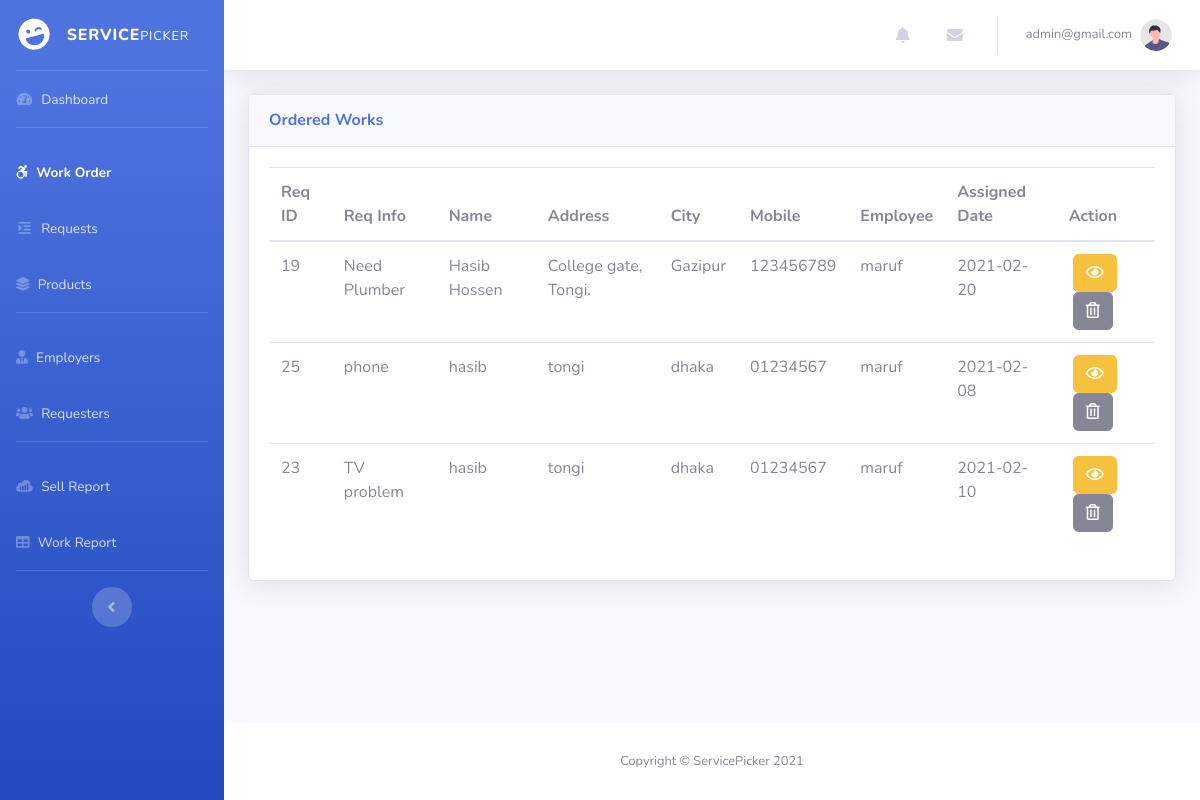
The app's page /adminpanel/work.php (signed in) with its own data.
### tables this page shows
CREATE TABLE `assignwork_tb` (
  `rno` int(11) NOT NULL,
  `request_id` int(11) NOT NULL,
  `request_info` varchar(60) NOT NULL,
  `request_desc` varchar(500) NOT NULL,
  `requester_name` varchar(60) NOT NULL,
  `requester_add1` varchar(60) NOT NULL,
  `requester_add2` varchar(60) NOT NULL,
  `requester_city` varchar(60) NOT NULL,
  `requester_state` varchar(60) NOT NULL,
  `requester_zip` varchar(60) NOT NULL,
  `requester_email` varchar(60) NOT NULL,
  `requester_mobile` varchar(60) NOT NULL,
  `assign_tech` varchar(60) NOT NULL,
  `assign_date` date NOT NULL
);

### adminpanel/work.php (the view, shortened to what this page needs)
<?php
include('header.php');
include('../dbconnection.php');
?>
        <div class="container mb-4">
                            <div class="card shadow mb-4">
                                <div class="card-header py-3">
                                    <h6 class="m-0 font-weight-bold text-primary">Ordered Works</h6>
                                </div>
                                <div class="card-body">
                                    <div class="table-responsive">
                        <?php
                            $sql = "SELECT * FROM assignwork_tb";
                            $result = $conn->query($sql);
                            if($result->num_rows > 0){
                                echo'<table class="table">
                                    <thead>
                                        <tr>
                                        <th scope="col">Req ID</th>
                                        <th scope="col">Req Info</th>
                                        <th scope="col">Name</th>
                                        <th scope="col">Address</th>
                                        <th scope="col">City</th>
                                        <th scope="col">Mobile</th>
                                        <th scope="col">Employee</th>
                                        <th scope="col">Assigned Date</th>
                                        <th scope="col">Action</th>
                                        </tr>
                                    </thead>
                                    <tbody>';
                                    while($row = $result->fetch_assoc()){
                                    echo' <tr>';
                                            echo'<td>'.$row['request_id'].'</td>';
                                            echo'<td>'.$row['request_info'].'</td>';
                                            echo'<td>'.$row['requester_name'].'</td>';
                                            echo'<td>'.$row['requester_add1'].'</td>';
                                            echo'<td>'.$row['requester_city'].'</td>';
                                            echo'<td>'.$row['requester_mobile'].'</td>';
                                            echo'<td>'.$row['assign_tech'].'</td>';
                                            echo'<td>'.$row['assign_date'].'</td>';
                                            echo'<td>';
                                            echo'<form action="viewassignwork.php" method="POST" class="d-inline px-1">';
                                            echo'<input type="hidden" name="id" value='.$row['request_id'].'><button class="btn btn-warning" name="view" value="View" type="submit"><i class="far fa-eye"></i></button>';
                                            echo'</form>';
                                            echo'<form action="" method="POST" class="d-inline px-1">';
                                            echo'<input type="hidden" name="id" value='.$row['request_id'].'><button class="btn btn-secondary" name="delete" value="Delete" type="submit"><i class="far fa-trash-alt"></i></button>';
                                            echo'</form>';
                                            echo'</td>';
                                        echo '</tr>';
                                    }
                                    echo'</tbody>
                                    </table>';
                            }
                            else{
                                echo '<div class="alert alert-success mt-5 text-center">There is no assigned work.</div>';
                            }
                        ?>
                        </div>
                    </div>
                </div>
            </div>
<?php include('footer.php');?>

### records on screen
assignwork_tb: request "19", request_info "Need Plumber", requester_name "Hasib Hossen", requester_add1 "College gate, Tongi.", requester_city "Gazipur", requester_mobile "123456789", assign_tech "maruf", assign_date "2021-02-20"
assignwork_tb: request "25", request_info "phone", requester_name "hasib", requester_add1 "tongi", requester_city "dhaka", requester_mobile "01234567", assign_tech "maruf", assign_date "2021-02-08"
assignwork_tb: request "23", request_info "TV problem", requester_name "hasib", requester_add1 "tongi", requester_city "dhaka", requester_mobile "01234567", assign_tech "maruf", assign_date "2021-02-10"

### other values on screen
$_SESSION['aEmail'] "admin@gmail.com"
